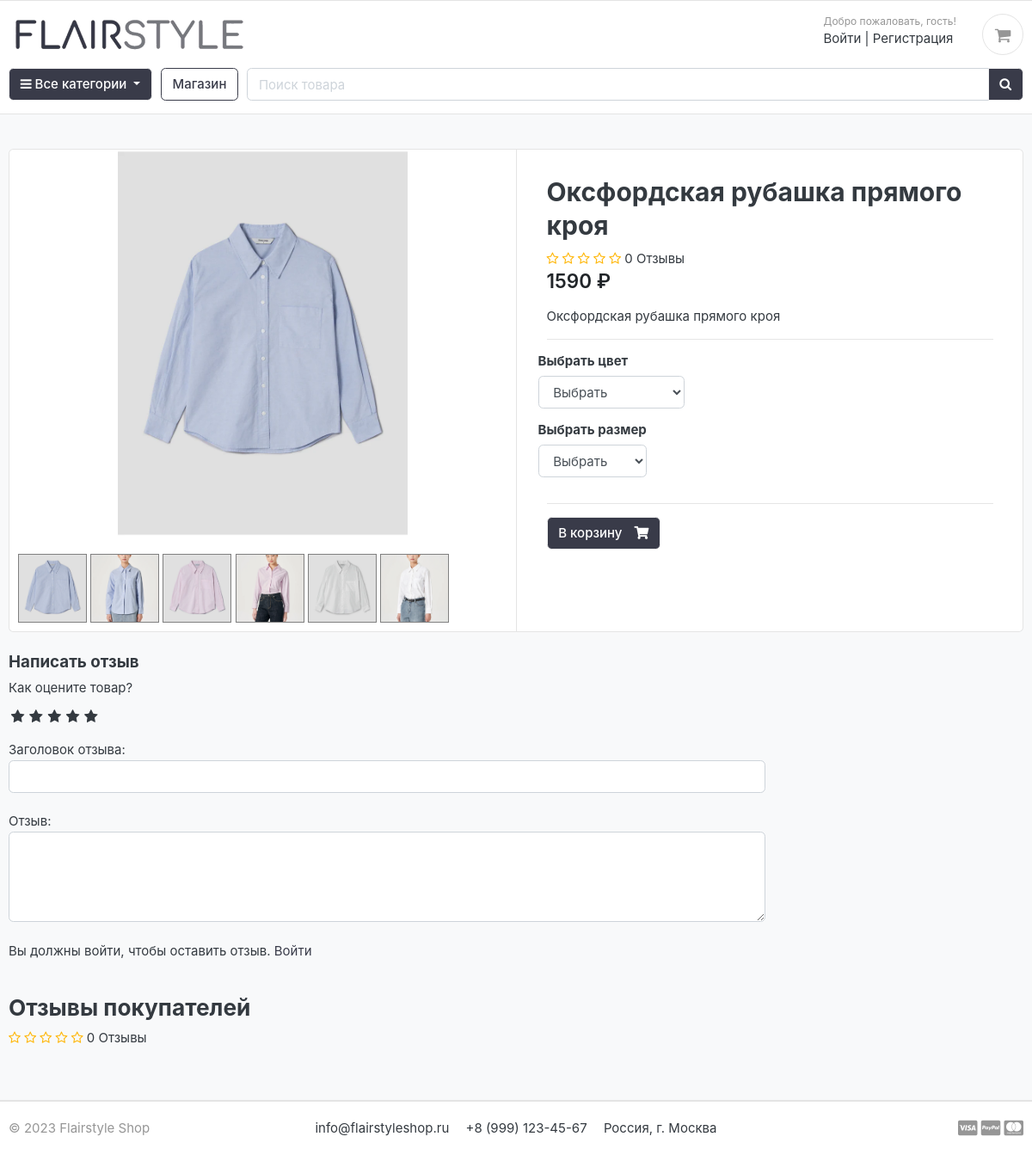
/store/category/bluzy-i-rubashki/oksfordskaya-rubashka-pryamogo-kroya/, run on the app's committed database.
### flairstyle_shop/apps/store/models.py (models this page shows, shortened)
class Product(models.Model):
    product_name = models.CharField(max_length=200, unique=True)
    slug = models.SlugField(max_length=200, unique=True)
    description = models.TextField(max_length=500, blank=True)
    price = models.IntegerField()
    images = models.ImageField(upload_to="photos/products")
    stock = models.IntegerField(null=False, default=0)
    is_available = models.BooleanField(default=True)
    category = models.ForeignKey(Category, on_delete=models.CASCADE)
    created_date = models.DateTimeField(auto_now_add=True)
    modified_date = models.DateTimeField(auto_now=True)
    suitable_temperature_min = models.IntegerField(null=False, default=-100)
    suitable_temperature_max = models.IntegerField(null=False, default=100)
    def average_review(self: Self) -> float | Literal[0]:
        reviews = ReviewRating.objects.filter(product=self, status=True).aggregate(average=Avg("rating"))
        avg = 0
        if reviews["average"] is not None:
            avg = float(reviews["average"])
        return avg
    def count_review(self: Self) -> int:
        reviews = ReviewRating.objects.filter(product=self, status=True).aggregate(count=Count("id"))
        count = 0
        if reviews["count"] is not None:
            count = int(reviews["count"])
        return count

class ProductGallery(models.Model):
    product = models.ForeignKey(Product, default=None, on_delete=models.CASCADE)  # type: ignore
    image = models.ImageField(upload_to="store/products", max_length=255)
    class Meta:
        verbose_name = "product_gallery"
        verbose_name_plural = "Product Gallery"

### flairstyle_shop/apps/store/views.py (the view)
def product_detail(request, category_slug, product_slug) -> HttpResponse:
    try:
        single_product = Product.objects.get(category__slug=category_slug, slug=product_slug)
        in_cart = CartItem.objects.filter(cart__cart_id=_cart_id(request), product=single_product).exists()
    except Exception as e:
        raise e
    if request.user.is_authenticated:
        try:
            order_product = OrderProduct.objects.filter(user=request.user, product_id=single_product.pk).exists()
        except OrderProduct.DoesNotExist:
            order_product = None
    else:
        order_product = None
    reviews = ReviewRating.objects.filter(product_id=single_product.pk)
    product_gallery = ProductGallery.objects.filter(product__id=single_product.pk)
    context = {
        "single_product": single_product,
        "in_cart": in_cart,
        "order_product": order_product,
        "reviews": reviews,
        "product_gallery": product_gallery,
    }
    return render(request, "store/product_detail.html", context)

### flairstyle_shop/apps/carts/views.py (called while the page is built)
def _cart_id(request: HttpRequest) -> Any | None:
    cart = request.session.session_key
    if not cart:
        cart = request.session.create()
    return cart

### flairstyle_shop/apps/store/models.py (called while the page is built)
    def colours(self: Self) -> QuerySet:
        return super().filter(variation_category="color", is_active=True)

    def sizes(self: Self) -> QuerySet:
        return super().filter(variation_category="size", is_active=True)

### flairstyle_shop/templates/store/product_detail.html (shortened to what this page needs)
{% extends "base.html" %}
{% block content %}
<section class="section-content padding-y bg">
  <div class="container">
    <div class="card">
      <div class="row no-gutters">
        <aside class="col-md-6">
          <article class="gallery-wrap">
            <div class="img-big-wrap mainImage">
              <center><img src="{{ single_product.images.url }}" /></center>
            </div>
          </article>
          <ul class="thumb">
            <li>
              <a href="{{ single_product.images.url }}" target="mainImage"><img src="{{ single_product.images.url }}"
                  alt="Product Image"></a>
              {% for i in product_gallery %}
              <a href="{{ i.image.url }}" target="mainImage"><img src="{{ i.image.url }}" alt="Product Image"></a>
              {% endfor %}
            </li>
          </ul>
        </aside>
        <main class="col-md-6 border-left">
          <form action="{% url 'add_cart' single_product.id %}" method='post'>
            <article class="content-body">
              <h2 class="title">{{ single_product.product_name }}</h2>
              <div class="rating-star">
                <span>
                  <i class="fa fa-star{% if single_product.average_review < 0.5 %}-o{% elif  single_product.average_review >= 0.5 and  single_product.average_review < 1 %}-half-o{% endif %}"
                    aria-hidden="true"></i>
                  <i class="fa fa-star{% if single_product.average_review < 1.5 %}-o{% elif  single_product.average_review >= 1.5 and  single_product.average_review < 2 %}-half-o{% endif %}"
                    aria-hidden="true"></i>
                  <i class="fa fa-star{% if single_product.average_review < 2.5 %}-o{% elif  single_product.average_review >= 2.5 and  single_product.average_review < 3 %}-half-o{% endif %}"
                    aria-hidden="true"></i>
                  <i class="fa fa-star{% if single_product.average_review < 3.5 %}-o{% elif  single_product.average_review >= 3.5 and  single_product.average_review < 4 %}-half-o{% endif %}"
                    aria-hidden="true"></i>
                  <i class="fa fa-star{% if single_product.average_review < 4.5 %}-o{% elif  single_product.average_review >= 4.5 and  single_product.average_review < 5 %}-half-o{% endif %}"
                    aria-hidden="true"></i>
                  <span>{{ single_product.count_review }} Отзывы</span>
                </span>
              </div>
              <div class="mb-3">
                <var class="price h4">{{ single_product.price }} ₽</var>
              </div>
              <p>{{ single_product.description }}</p>
              <hr />
              <div class="row">
                <div class="item-option-select">
                  <h6>Выбрать цвет</h6>
                  <select name="color" class='form-control' required>
                    <option value="" disabled selected>Выбрать</option>
                  </select>
                </div>
              </div>
              <div class="row">
                <div class="item-option-select">
                  <h6>Выбрать размер</h6>
                  <select name="size" class='form-control' required>
                    <option value="" disabled selected>Выбрать</option>
                  </select>
                </div>
              </div>
              <hr />
              {% if single_product.stock <= 0 %}
              <h5>Нет в наличии</h5>
              {% else %}
              <button type='submit' class="btn btn-primary"> <span class="text">В корзину
              </span> <i class="fas fa-shopping-cart"></i></button>
              {% endif %}
            </article>
          </form>
        </main>
      </div>
    </div>
    <br />
    <div class="row">
      <div class="col-md-9">
        <form action="{% url 'submit_review' single_product.id %}" method="post">
          <h5>Написать отзыв</h5>
          <div>
            <label>Как оцените товар?</label>
            <br>
            <div class="rate">
              <label for="rating10" title="5"></label>
              <label for="rating8" title="4"></label>
              <label for="rating6" title="3"></label>
              <label for="rating4" title="2"></label>
              <label for="rating2" title="1"></label>
            </div>
            <br>
            Заголовок отзыва:
            <input type="text" class="form-control" name="subject">
            <br>
            Отзыв:
            <textarea name="review" rows="4" class="form-control"></textarea>
            <br>
            {% if user.is_authenticated %}
            {% if order_product %}
            <input type="submit" value="Submit Review" class="btn btn-primary">
            {% else %}
            <p>Вы должны приобрести этот товар, чтобы оставить отзыв.
              {% endif %}
              {% else %}
              <p>Вы должны войти, чтобы оставить отзыв. <span><a href="{% url 'login' %}">Войти</a></span></p>
              {% endif %}
          </div>
        </form>
        <br>
        <header class="section-heading">
          <h3>Отзывы покупателей</h3>
          <div class="rating-star">
            <span>
              <i class="fa fa-star{% if single_product.average_review < 0.5 %}-o{% elif  single_product.average_review >= 0.5 and  single_product.average_review < 1 %}-half-o{% endif %}"
                aria-hidden="true"></i>
              <i class="fa fa-star{% if single_product.average_review < 1.5 %}-o{% elif  single_product.average_review >= 1.5 and  single_product.average_review < 2 %}-half-o{% endif %}"
                aria-hidden="true"></i>
              <i class="fa fa-star{% if single_product.average_review < 2.5 %}-o{% elif  single_product.average_review >= 2.5 and  single_product.average_review < 3 %}-half-o{% endif %}"
                aria-hidden="true"></i>
              <i class="fa fa-star{% if single_product.average_review < 3.5 %}-o{% elif  single_product.average_review >= 3.5 and  single_product.average_review < 4 %}-half-o{% endif %}"
                aria-hidden="true"></i>
              <i class="fa fa-star{% if single_product.average_review < 4.5 %}-o{% elif  single_product.average_review >= 4.5 and  single_product.average_review < 5 %}-half-o{% endif %}"
                aria-hidden="true"></i>
              <span>{{ single_product.count_review }} Отзывы</span>
            </span>
          </div>
        </header>
      </div>
    </div>
  </div>
</section>
{% endblock content %}

### flairstyle_shop/core/static/css/ui.css (style rules this page uses)
html { font-family: "Inter", sans-serif; font-size: 15px; }
.content-body { flex: 1 1 auto; padding: 2rem 2.3rem; }
.padding-y { padding-top: 40px; padding-bottom: 40px; }
var { font-style: normal; }
article:after, .form-group:after { display: block; clear: both; content: ""; }
.bg { background-color: #f8f9fa; }
.section-heading { margin-bottom: 20px; margin-top: 15px; }
p:last-child { margin-bottom: 0; }
.btn .text + i { margin-left: 10px; }
.price { font-weight: 600; color: #212529; }
.gallery-wrap .img-big-wrap { margin-bottom: 10px; border-radius: 0.37rem; overflow: hidden; background-color: #fff; }
.gallery-wrap .img-big-wrap img { height: 450px; width: auto; display: inline-block; }
.item-option-select { margin-bottom: 1rem; display: inline-block; margin-right: 15px; }

### flairstyle_shop/core/static/css/custom.css (style rules this page uses)
.rate { display: inline-block; border: 0; }
.rate>label { float: right; }
.rate>label:before { display: inline-block; font-size: 1.1rem; font-family: FontAwesome; content: "\f005"; margin: 0; padding: 0.3rem .2rem; cursor: pointer; }
.rating-star i { color: #ffb503; }
ul.thumb { margin: 0 auto; padding: 0; float: left; }
ul.thumb li { list-style: None; margin: 10px; }
ul.thumb li img { width: 80px; height: 80px; border: 1px solid gray; object-fit: cover; }

### data on the page
Product: images (picture), product_name "Оксфордская рубашка прямого кроя", count_review "0", price "1590", description "Оксфордская рубашка прямого кроя"
ProductGallery: image (picture)
ProductGallery: image (picture)
ProductGallery: image (picture)
ProductGallery: image (picture)
ProductGallery: image (picture)
